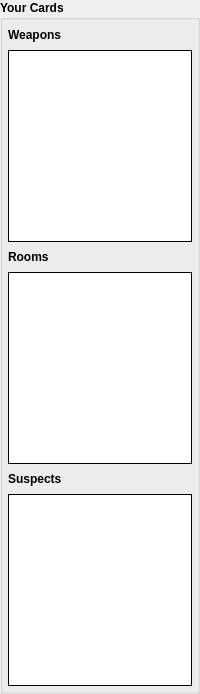
               <widget class="QGroupBox" name="gbYourCards">
                <property name="sizePolicy">
                 <sizepolicy hsizetype="Fixed" vsizetype="Preferred">
                  <horstretch>0</horstretch>
                  <verstretch>0</verstretch>
                 </sizepolicy>
                </property>
                <property name="minimumSize">
                 <size>
                  <width>200</width>
                  <height>0</height>
                 </size>
                </property>
                <property name="maximumSize">
                 <size>
                  <width>200</width>
                  <height>16777215</height>
                 </size>
                </property>
                <property name="font">
                 <font>
                  <weight>75</weight>
                  <bold>true</bold>
                 </font>
                </property>
                <property name="title">
                 <string>Your Cards</string>
                </property>
                <layout class="QVBoxLayout" name="verticalLayout_4">
                 <property name="spacing">
                  <number>5</number>
                 </property>
                 <property name="leftMargin">
                  <number>5</number>
                 </property>
                 <property name="topMargin">
                  <number>5</number>
                 </property>
                 <property name="rightMargin">
                  <number>5</number>
                 </property>
                 <property name="bottomMargin">
                  <number>5</number>
                 </property>
                 <item>
                  <widget class="QLabel" name="lbWeapons">
                   <property name="minimumSize">
                    <size>
                     <width>0</width>
                     <height>20</height>
                    </size>
                   </property>
                   <property name="maximumSize">
                    <size>
                     <width>16777215</width>
                     <height>20</height>
                    </size>
                   </property>
                   <property name="font">
                    <font>
                     <weight>75</weight>
                     <bold>true</bold>
                    </font>
                   </property>
                   <property name="styleSheet">
                    <string notr="true">QLabel {
color: rgb(0,0,0);
font-weight: bold;
}</string>
                   </property>
                   <property name="text">
                    <string>Weapons</string>
                   </property>
                  </widget>
                 </item>
                 <item>
                  <widget class="QListWidget" name="listWeapons">
                   <property name="styleSheet">
                    <string notr="true">QListWidget {
color: rgb(0,0,0);
background-color: rgb(255,255,255);
border: 1px solid rgb(0,0,0);
}</string>
                   </property>
                   <property name="lineWidth">
                    <number>1</number>
                   </property>
                   <property name="verticalScrollBarPolicy">
                    <enum>Qt::ScrollBarAsNeeded</enum>
                   </property>
                   <property name="horizontalScrollBarPolicy">
                    <enum>Qt::ScrollBarAlwaysOff</enum>
                   </property>
                   <property name="selectionMode">
                    <enum>QAbstractItemView::NoSelection</enum>
                   </property>
                   <property name="textElideMode">
                    <enum>Qt::ElideRight</enum>
                   </property>
                  </widget>
                 </item>
                 <item>
                  <widget class="QLabel" name="lbRooms">
                   <property name="minimumSize">
                    <size>
                     <width>0</width>
                     <height>20</height>
                    </size>
                   </property>
                   <property name="maximumSize">
                    <size>
                     <width>16777215</width>
                     <height>20</height>
                    </size>
                   </property>
                   <property name="font">
                    <font>
                     <weight>75</weight>
                     <bold>true</bold>
                    </font>
                   </property>
                   <property name="styleSheet">
                    <string notr="true">QLabel {
color: rgb(0,0,0);
font-weight: bold;
}</string>
                   </property>
                   <property name="text">
                    <string>Rooms</string>
                   </property>
                  </widget>
                 </item>
                 <item>
                  <widget class="QListWidget" name="listRooms">
                   <property name="styleSheet">
                    <string notr="true">QListWidget {
color: rgb(0,0,0);
background-color: rgb(255,255,255);
border: 1px solid rgb(0,0,0);
}</string>
                   </property>
                   <property name="lineWidth">
                    <number>1</number>
                   </property>
                   <property name="verticalScrollBarPolicy">
                    <enum>Qt::ScrollBarAsNeeded</enum>
                   </property>
                   <property name="horizontalScrollBarPolicy">
                    <enum>Qt::ScrollBarAlwaysOff</enum>
                   </property>
                   <property name="selectionMode">
                    <enum>QAbstractItemView::NoSelection</enum>
                   </property>
                   <property name="textElideMode">
                    <enum>Qt::ElideRight</enum>
                   </property>
                  </widget>
                 </item>
                 <item>
                  <widget class="QLabel" name="lbSuspects">
                   <property name="minimumSize">
                    <size>
                     <width>0</width>
                     <height>20</height>
                    </size>
                   </property>
                   <property name="maximumSize">
                    <size>
                     <width>16777215</width>
                     <height>20</height>
                    </size>
                   </property>
                   <property name="font">
                    <font>
                     <weight>75</weight>
                     <bold>true</bold>
                    </font>
                   </property>
                   <property name="styleSheet">
                    <string notr="true">QLabel {
color: rgb(0,0,0);
font-weight: bold;
}</string>
                   </property>
                   <property name="text">
                    <string>Suspects</string>
                   </property>
                  </widget>
                 </item>
                 <item>
                  <widget class="QListWidget" name="listSuspects">
                   <property name="styleSheet">
                    <string notr="true">QListWidget {
color: rgb(0,0,0);
background-color: rgb(255,255,255);
border: 1px solid rgb(0,0,0);
}</string>
                   </property>
                   <property name="lineWidth">
                    <number>1</number>
                   </property>
                   <property name="verticalScrollBarPolicy">
                    <enum>Qt::ScrollBarAsNeeded</enum>
                   </property>
                   <property name="horizontalScrollBarPolicy">
                    <enum>Qt::ScrollBarAlwaysOff</enum>
                   </property>
                   <property name="selectionMode">
                    <enum>QAbstractItemView::NoSelection</enum>
                   </property>
                   <property name="textElideMode">
                    <enum>Qt::ElideRight</enum>
                   </property>
                  </widget>
                 </item>
                </layout>
               </widget>
